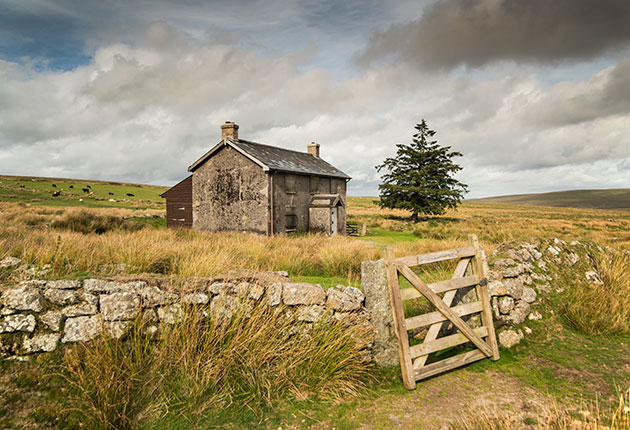
#> input picture cabin.jpg, 630 x 430 px, given in place of pic.jpg, which was not available
$ python read_images.py
#> lines starting #> are read from the running program, lines starting #| are printed output that depends on the picture; pictures that were not available may be replaced by others from this repository, and a replacement may not be noted
import cv2
import numpy as np # read images as numpy arrays


# read gray level images

# lenna.bmp is gray image
# fruits.jpg is color image
# without flag it is not clear, depends on the default
# with IMREAD_GRAYSCALE it is converted to gray scale (even if it is not)
gray_image1 = cv2.imread('pic.jpg') # mistake?
#> gray_image1 is the input picture: shape (430, 630, 3); mean B, G, R 107.1, 141.7, 155.1
gray_image2 = cv2.imread('pic.jpg', cv2.IMREAD_GRAYSCALE)
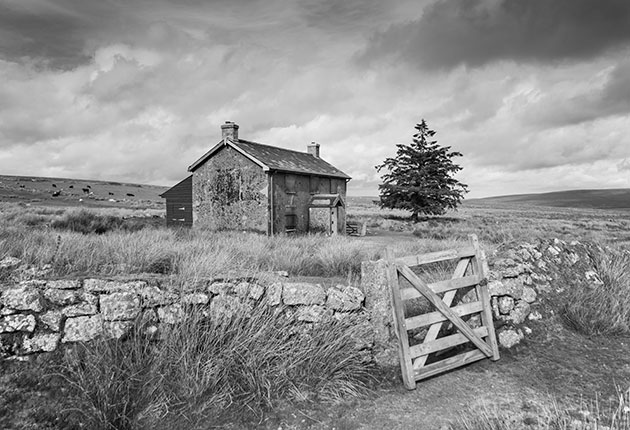
#> gray_image2: shape (430, 630); min 0, max 255, mean 141.8
gray_image3 = cv2.imread('pic.jpg', cv2.IMREAD_UNCHANGED)
gray_image4 = cv2.imread('fruits.jpg', cv2.IMREAD_GRAYSCALE)
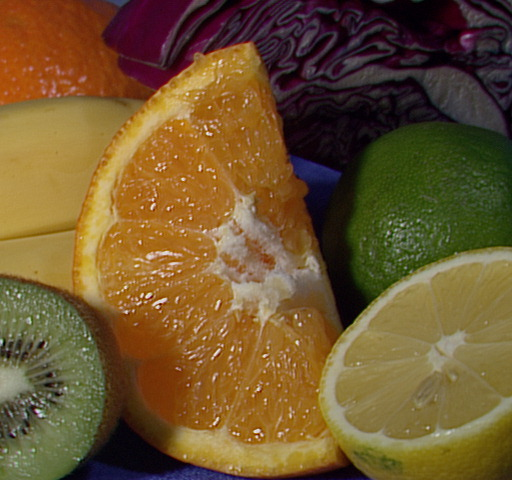
#> input picture fruits.jpg, 512 x 480 px, found by its file name
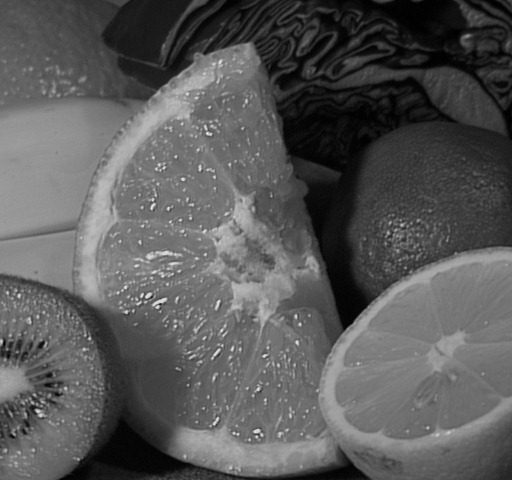
#> gray_image4: shape (480, 512); min 0, max 238, mean 88.7

cv2.namedWindow('gray1', cv2.WINDOW_AUTOSIZE)
cv2.imshow('gray1', gray_image1)
print("gray_image1", gray_image1[0,0])
#| gray_image1 [140 130 112]

cv2.namedWindow('gray2', cv2.WINDOW_AUTOSIZE)
cv2.imshow('gray2', gray_image2)
print("gray_image2", gray_image2[0,0])
#| gray_image2 126

cv2.namedWindow('gray3', cv2.WINDOW_AUTOSIZE)
cv2.imshow('gray3', gray_image3)
print("gray_image3", gray_image3[0,0])
#| gray_image3 [140 130 112]

cv2.namedWindow('gray4', cv2.WINDOW_AUTOSIZE)
cv2.imshow('gray4', gray_image4)
print("gray_image4", gray_image4[0,0])
#| gray_image4 77

BGR_image1 = cv2.imread('fruits.jpg');
#> BGR_image1 is the input picture: shape (480, 512, 3); mean B, G, R 46.2, 85.6, 110.8
BGR_image2 = cv2.imread('fruits.jpg', cv2.IMREAD_UNCHANGED);
BGR_image3 = cv2.imread('fruits.jpg', cv2.IMREAD_COLOR);

cv2.namedWindow('color1', cv2.WINDOW_AUTOSIZE)
cv2.imshow('color1', BGR_image1)
print("color1", BGR_image1[0,0], "red=", BGR_image1[0,0,2])
#| color1 [ 13  62 130] red= 130

cv2.namedWindow('color2', cv2.WINDOW_AUTOSIZE)
cv2.imshow('color2', BGR_image2)
print("color2", BGR_image2[0,0], "red=", BGR_image2[0,0,2])
#| color2 [ 13  62 130] red= 130

cv2.namedWindow('color3', cv2.WINDOW_AUTOSIZE)
cv2.imshow('color3', BGR_image3)
print("color3", BGR_image3[0,0], "red=", BGR_image3[0,0,2])
#| color3 [ 13  62 130] red= 130

# convert BGR to RGB

cv2.namedWindow('color4', cv2.WINDOW_AUTOSIZE)
RGB_image1 = cv2.cvtColor(BGR_image1, cv2.COLOR_BGR2RGB)
cv2.imshow('color4', RGB_image1) # mistake ?
print("color4", RGB_image1[0,0], "blue=", RGB_image1[0,0,2])
#| color4 [130  62  13] blue= 13

# wait for key to exit

cv2.waitKey(0)
cv2.destroyAllWindows()
